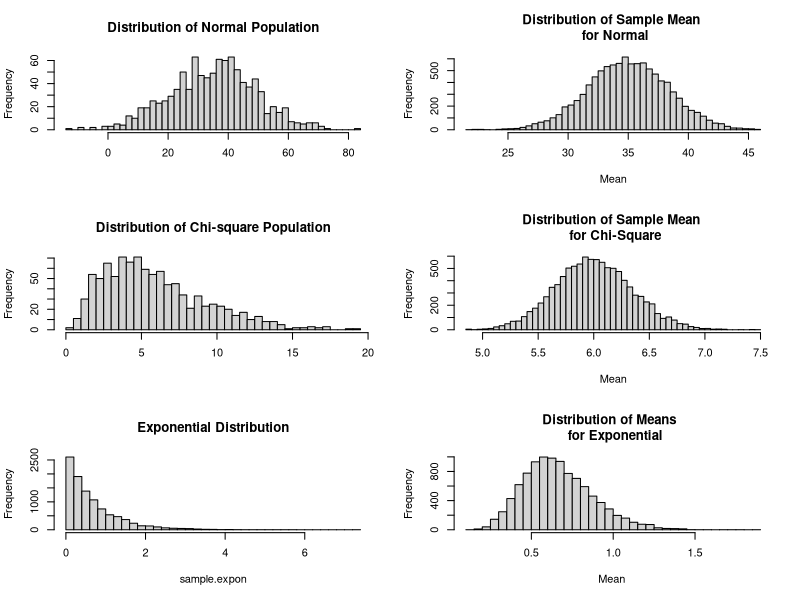
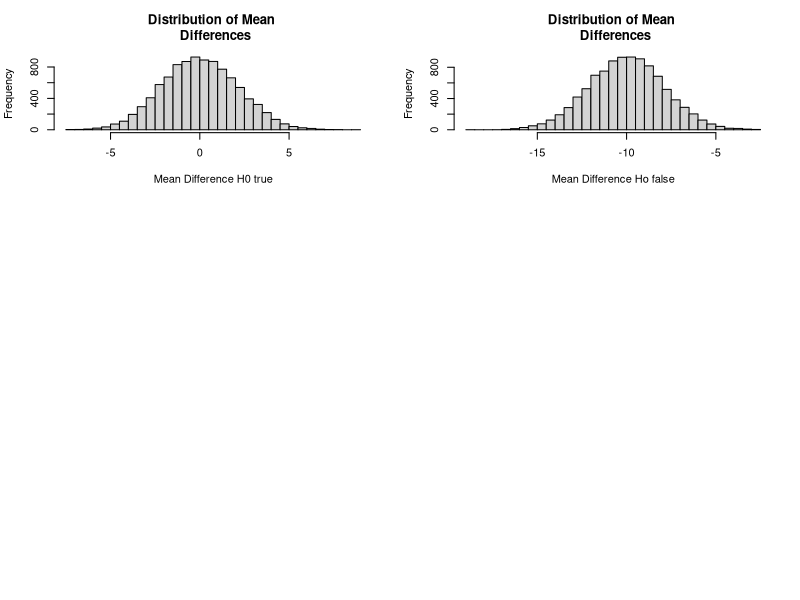

The R source for these figures, in order:
# Sampling distribution in Chapters 7
# Looks as samplinbg distribution if you vary n and if you vary underlying population

# Plots the sampling distribution of the mean when drawing from a normal distribution
#               By changing "n" in the commands below you can see how the shape
#               of the distribution depends on sample size.
#               Removing "#" allows for sampling from other distributions
#               The axes on the graph change when you change sample size, so the
#               curve doesn't APPEAR to get any steeper, though it really does.

# The first set of graphs show what happens when we sample from different, and non-normal,
# distributions. (Thge normal, the chi-square, and the exponential.
# The last two plots show the distribution when the null is true and when it is false.

# Run SampDistMeansVaryN.R if you want to see how the distribution changes as
# you change the sample size.

n <- 20                        # Sample size
nreps <- 10000                 # Number of replications
sample.mean <- numeric(nreps)  # Variable to store means
par(mfrow = c(3,2))

sample.normal <- rnorm(n = 1000, mean = 35, sd = 15)  #Just to see what distrib. looks like
for (i in 1:nreps) {
  sample <- rnorm(n = n,mean =  35, sd = 15)  # 100 normal obs with mean = 35 and sd = 15
  sample.mean[i] <- mean(sample)       # Calculate means for each sample and store them.
}  
   
# Now plot out the large sample and the means
hist(sample.normal, breaks = 50, main = "Distribution of Normal Population", xlab = "")
hist(sample.mean, breaks = 50, main = "Distribution of Sample Mean \n for Normal", xlab = "Mean")

# The chi-square distribution on 6 df is quite skewed
 sample.chisq <- rchisq(1000, df = 6)
 for (i in 1:nreps) {
    sample <- rchisq(100, 6)
    sample.mean[i] <- mean(sample)
    }
hist(sample.chisq, breaks = 50, main = "Distribution of Chi-square Population", xlab = "")
hist(sample.mean, breaks = 50, main = "Distribution of Sample Mean \n for Chi-Square", xlab = "Mean")
    
# Now we will draw from an exponential distribtution, which is very skewed. Let n = 10
# First a histogram of the exponential itself
sample.expon <- rexp(n = 10000, rate = 1.5)
hist(sample.expon, breaks = 50, main = "Exponential Distribution")

# Then the distribution of means
means.exp <- numeric(nreps)
for (i in 1:nreps) {
  sample.first.exp <- rexp(n = 10, rate = 1.5)
  means.exp[i] <- mean(sample.first.exp)
  }
hist(means.exp, breaks = 50, main = "Distribution of Means  \n for Exponential", xlab = "Mean ")

################################################################################

#  Now plot distribution of mean differences when H0 is true
mean.diff <- numeric(nreps)
for (i in 1:nreps) {
   sample.first <- rnorm(n = 100, mean = 35, sd = 15)
   sample.second <- rnorm(n = 100, mean = 35, sd = 15)
   mean.diff[i] <- mean(sample.first) - mean(sample.second)
}
par(ask = TRUE)  
print("You will be asked if you want to go on to the next graphics screen.")
print("Click on 'Next' in upper left of graphics screen.")
hist(mean.diff, breaks = 50, main = "Distribution of Mean \n Differences", xlab = "Mean Difference H0 true")
  # Notice that the distribution is centered on 0.0
  
#  Now plot distribution of mean differences when H0 is false
mean.diff <- numeric(nreps)
for (i in 1:nreps) {
   sample.first <- rnorm(n = 100, mean = 35, sd = 15)
   sample.second <- rnorm(n = 100, mean = 45, sd = 15)
   mean.diff[i] <- mean(sample.first) - mean(sample.second)
   }
hist(mean.diff, breaks = 50, main = "Distribution of Mean \n Differences", xlab = "Mean Difference Ho false")
  # Notice that the distribution is centered on -10.0
  
  
  # You can sample from other distributions --some of which we have used.
    # sample <- rexp(n = 100, rate = 1)           # for exponential
    # sample <- rchisq(n = 100, df = 1, ncp = 0)  # for chi-sq on 1 df
    # sample <- runif(n = 100, min = 0, max = 1)  # for uniform (rectangular) distrib.
    # sample <- rpois(n = 100, lambda =  1)       # for poisson with mean = lambda
    # sample <- rbinom(n = 100, size = 10, p = .7 # Draw 100 samples of 10 items with p(success) = .70   
    